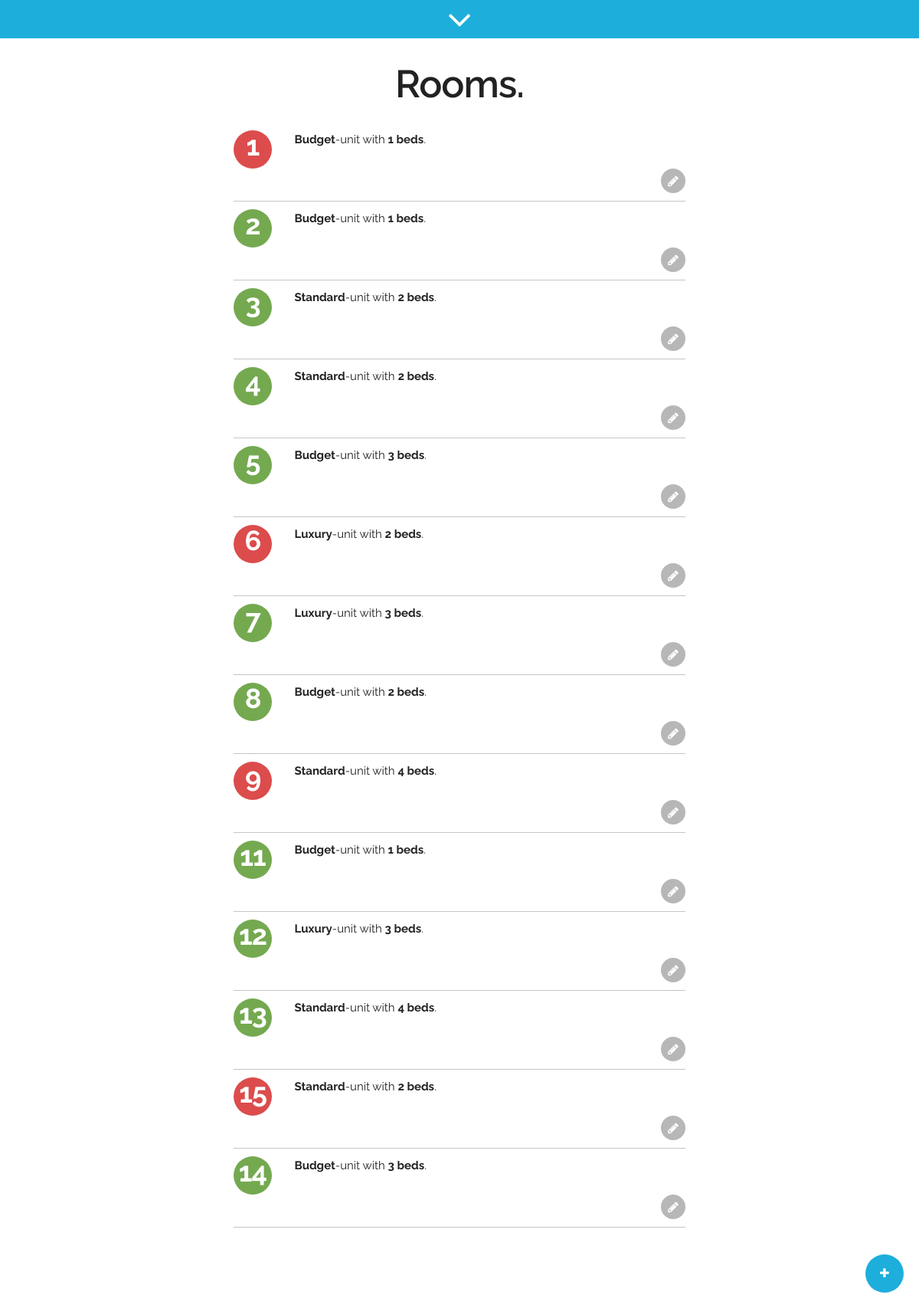
Screenshot of /list_rooms.php (signed in) with the database file from the repository.
### tables this page shows
CREATE TABLE rooms(
room_number INTEGER,
hotel_id INTEGER,
no_beds INTEGER, 
room_type TEXT,
FOREIGN KEY (hotel_id) REFERENCES hotels (hotel_id)
);

### classes/user.class.php (called while the page is built, shortened)
<?php
class User extends SQLite3
{
	private $user;
	public function isAdmin( $user ) {
    	$sql = "SELECT role FROM users WHERE mail = '$this->user'";
    	$result = $this->query($sql);
    	$row = $result->fetchArray(SQLITE3_ASSOC);
    	$role = $row['role'];
    	if ( $role === 'administrator' || $role === 'owner' ) {
    		return true;
    	} else {
    		return false;
    	}
    }
	public function setUser($user) {
		if ($user != "") {
			$user = strtolower($user);
			return $this->user = $user;
		} else {
			return false;
		}
	}
}
?>

### classes/room.class.php (the view, shortened to what this page needs)
<?php
class Room extends SQLite3
{
	public function listRooms() {
    	$sql = "SELECT * FROM rooms";
    	$result = $this->query($sql);
    	$rows = count($result);
    	if ( $rows > 0 ) {
    		echo "<h1 style='text-align:center;'>Rooms.</h1><ul class='room-list'>";
    		while ($row = $result->fetchArray(SQLITE3_ASSOC)) {
	    		$room_number = $row['room_number'];
	    		$no_beds = $row['no_beds'];
	    		$room_type = ucfirst($row['room_type']);
	    		if ( $this->isClean($room_number) ) {
	    			$room_status = "style='background-color:#74a950;'";
	    		} else {
	    			$room_status = "style='background-color:#dc4c4c;'";
	    		}
	    		$obj = new User();
	    		$role = $obj->isAdmin($_SESSION['username']);
	    		if ($role) {
	    			$id = (int)$room_number;
	    			$deletebutton = "<div><p><i class='fa fa-pencil edit-user-button' aria-hidden='true' onclick='editRoomPopup($id)'></i></p></div>";
	    		}
	    		$output = "<li>";
	    		$output .= "<div $room_status><h3><strong>$room_number</strong></h3></div>";
	    		$output .= "<div>";
	    		$output .= "<p><strong>$room_type</strong>-unit with <strong>$no_beds beds</strong>.</p>";
	    		$output .= "</div>";
	    		$output .= $deletebutton;
	    		$output .= "</li>";
	    		echo $output;
    		}
    		echo "</ul>";
    	} else {
    		return false;
    	}
    }
	public function isClean( $room_number ) {
    	$sql = "SELECT clean FROM room_status WHERE room_number = $room_number";
    	$result = $this->query($sql);
    	$rows = count($result);
    	if ( $rows > 0 ) {
    		$row = $result->fetchArray(SQLITE3_ASSOC);
    		$status = $row['clean'];
    		if ($status) { return true; } else { return false; }
    	} else {
    		return false;
    	}
    }
}

### css/main.css (style rules this page uses)
h1,h2,h3 { letter-spacing:-.1rem }
html { font-family:sans-serif;-ms-text-size-adjust:100%;-webkit-text-size-adjust:100% }
body { margin:0 }
b,optgroup,strong { font-weight:700 }
h1 { margin:.67em 0 }
ul.room-list li,ul.user-list li { padding:10px 0;border-bottom:1px solid #c5c5c5;list-style:none }
i.edit-user-button,i.remove-user-button { font-size:16px;line-height:32px;width:32px;height:32px;float:right;border-radius:50%;color:#fff;text-align:center;text-transform:uppercase;text-decoration:none }
i.edit-user-button { background:#b7b7b7 }
body,h6 { line-height:1.6 }
ul.room-list li div p { margin:0;overflow:auto }
ul.room-list li { margin:0 }
ul.room-list li h3 { position:absolute;top:50%;left:50%;transform:translateX(-50%) translateY(-60%);color:#fff;margin:0 }
ul.room-list li>div:first-child { position:relative;display:inline-block;width:50px;height:50px;background:#1eaedb;border-radius:100%;vertical-align:top }
ul.room-list li>div:nth-child(2) { display:inline-block;width:70%;margin-left:5% }
ol,p,ul { margin-top:0 }
html { font-size:62.5% }
body { background:#fff;font-size:1.5em;font-weight:400;font-family:Raleway,HelveticaNeue,"Helvetica Neue",Helvetica,Arial,sans-serif;color:#222 }
h1,h2,h3,h4,h5,h6 { margin-top:0;margin-bottom:2rem;font-weight:600 }
h1 { font-size:4rem;line-height:1.2 }
h3 { font-size:3rem;line-height:1.3 }
@media (min-width:550px) { h1 { font-size:5rem } }
@media (min-width:550px) { h3 { font-size:3.6rem } }
ul { list-style:circle inside }
ol,ul { padding-left:0 }
.button,button,li { margin-bottom:1rem }
blockquote,dl,figure,form,ol,p,pre,table,ul { margin-bottom:2.5rem }

### rows the page displays
rooms: room_number "1", room_type "Budget", no_beds "1"
rooms: room_number "2", room_type "Budget", no_beds "1"
rooms: room_number "3", room_type "Standard", no_beds "2"
rooms: room_number "4", room_type "Standard", no_beds "2"
rooms: room_number "5", room_type "Budget", no_beds "3"
rooms: room_number "6", room_type "Luxury", no_beds "2"
rooms: room_number "7", room_type "Luxury", no_beds "3"
rooms: room_number "8", room_type "Budget", no_beds "2"
rooms: room_number "9", room_type "Standard", no_beds "4"
rooms: room_number "11", room_type "Budget", no_beds "1"
rooms: room_number "12", room_type "Luxury", no_beds "3"
rooms: room_number "13", room_type "Standard", no_beds "4"
rooms: room_number "15", room_type "Standard", no_beds "2"
rooms: room_number "14", room_type "Budget", no_beds "3"
